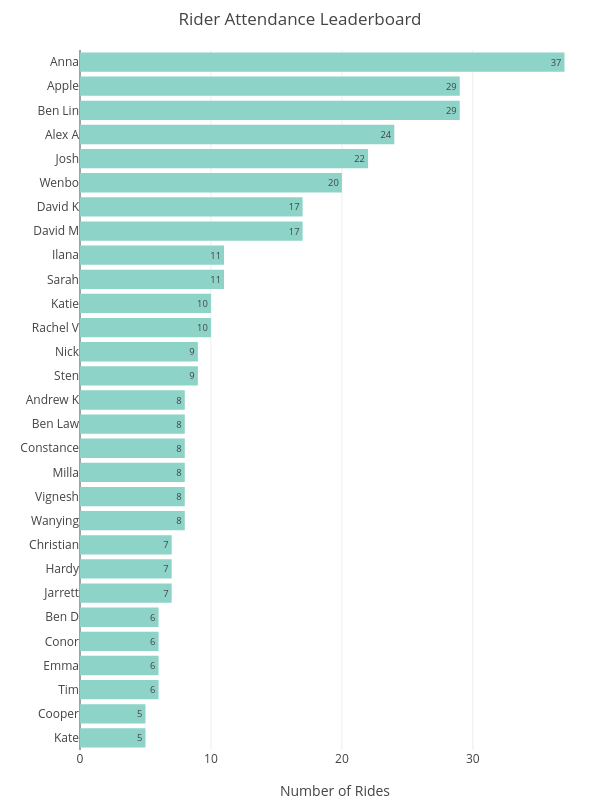

Notebook source saved alongside this figure:
### Code cell
fig_top_riders = px.bar(
    attendance_regular, 
    y="rider", x="count",
    title="Rider Attendance Leaderboard", 
    text_auto=True)
fig_top_riders.update_traces(
    textposition="inside",
    textangle=0
)
fig_top_riders.update_layout(
    title_x=0.5,
    width=600,
    height=800,
    yaxis=dict(
        title=None,
        categoryorder='array',
        categoryarray=attendance_regular["rider"]
    ),
    xaxis_title='Number of Rides',
    barmode='stack',
)
fig_top_riders.update_yaxes(autorange="reversed")
fig_top_riders.show()
fig_top_riders.write_image(f'{year}/rider_leaderboard_{year}.png', format='png')
# fig_top_riders.write_html(f"{year}/rider_leaderboard_{year}.html")

### Figure 1 — Plotly figure (JSON) as saved in the notebook; plotly's stock layout.template omitted (floating-point values rounded to 4 significant figures)
{"data": [{"alignmentgroup": "True", "hovertemplate": "count=%{x}<br>rider=%{y}<extra></extra>", "legendgroup": "", "marker": {"color": "rgb(141,211,199)", "pattern": {"shape": ""}}, "name": "", "offsetgroup": "", "orientation": "h", "showlegend": false, "textangle": 0, "textposition": "inside", "texttemplate": "%{x}", "type": "bar", "x": [37, 29, 29, 24, 22, 20, 17, 17, 11, 11, 10, 10, 9, 9, 8, 8, 8, 8, 8, 8, 7, 7, 7, 6, 6, 6, 6, 5, 5], "xaxis": "x", "y": ["Anna", "Apple", "Ben Lin", "Alex A", "Josh", "Wenbo", "David K", "David M", "Ilana", "Sarah", "Katie", "Rachel V", "Nick", "Sten", "Andrew K", "Ben Law", "Constance", "Milla", "Vignesh", "Wanying", "Christian", "Hardy", "Jarrett", "Ben D", "Conor", "Emma", "Tim", "Cooper", "Kate"], "yaxis": "y"}], "layout": {"barmode": "stack", "height": 800, "legend": {"tracegroupgap": 0}, "title": {"text": "Rider Attendance Leaderboard", "x": 0.5}, "width": 600, "xaxis": {"anchor": "y", "domain": [0, 1], "title": {"text": "Number of Rides"}}, "yaxis": {"anchor": "x", "autorange": "reversed", "categoryarray": ["Anna", "Apple", "Ben Lin", "Alex A", "Josh", "Wenbo", "David K", "David M", "Ilana", "Sarah", "Katie", "Rachel V", "Nick", "Sten", "Andrew K", "Ben Law", "Constance", "Milla", "Vignesh", "Wanying", "Christian", "Hardy", "Jarrett", "Ben D", "Conor", "Emma", "Tim", "Cooper", "Kate"], "categoryorder": "array", "domain": [0, 1], "title": {}}}}
